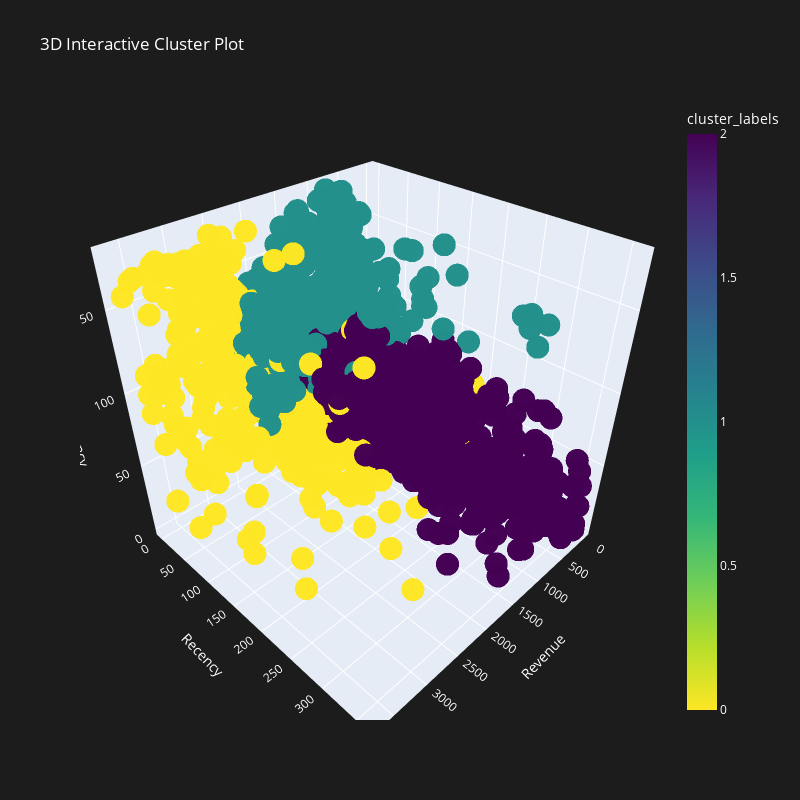

Notebook code for this chart:
### Markdown cell above
### 6.4 Hierarchical Cluster 3D Plot

### Code cell
import plotly.express as px

# Create 3D scatter plot using Plotly
fig = px.scatter_3d(grouped_df, x='monetary_value', y='recency', z='frequency',
                    color='cluster_labels',  # Color by cluster
                    title="3D Interactive Cluster Plot",
                    labels={'monetary_value': 'Revenue', 'recency': 'Recency', 'frequency': 'Frequency'},
                    opacity=0.99, color_continuous_scale='viridis_r')

# Set the figure size (width, height) and background color
fig.update_layout(
    width=800,  
    height=800,  
    plot_bgcolor='rgb(28, 28, 28)',  # background for the plot
    paper_bgcolor='rgb(28, 28, 28)',  # background for the entire paper
    font=dict(color='white')  # font color for visibility
)

# Show the plot
fig.show()

### Figure 1 — Plotly figure (JSON) as saved in the notebook; plotly's stock layout.template omitted (floating-point values rounded to 4 significant figures; data arrays with more than 128 entries replaced by an {"elided": "..."} marker saying what was removed)
{"data": [{"hovertemplate": "Revenue=%{x}<br>Recency=%{y}<br>Frequency=%{z}<br>cluster_labels=%{marker.color}<extra></extra>", "legendgroup": "", "marker": {"color": {"elided": "3586 int values"}, "coloraxis": "coloraxis", "opacity": 0.99, "symbol": "circle"}, "mode": "markers", "name": "", "scene": "scene", "showlegend": false, "type": "scatter3d", "x": {"elided": "3586 float values"}, "y": {"elided": "3586 int values"}, "z": {"elided": "3586 float values"}}], "layout": {"coloraxis": {"colorbar": {"title": {"text": "cluster_labels"}}, "colorscale": [[0, "#fde725"], [0.1111, "#b5de2b"], [0.2222, "#6ece58"], [0.3333, "#35b779"], [0.4444, "#1f9e89"], [0.5556, "#26828e"], [0.6667, "#31688e"], [0.7778, "#3e4989"], [0.8889, "#482878"], [1, "#440154"]]}, "font": {"color": "white"}, "height": 800, "legend": {"tracegroupgap": 0}, "paper_bgcolor": "rgb(28, 28, 28)", "plot_bgcolor": "rgb(28, 28, 28)", "scene": {"domain": {"x": [0, 1], "y": [0, 1]}, "xaxis": {"title": {"text": "Revenue"}}, "yaxis": {"title": {"text": "Recency"}}, "zaxis": {"title": {"text": "Frequency"}}}, "title": {"text": "3D Interactive Cluster Plot"}, "width": 800}}
